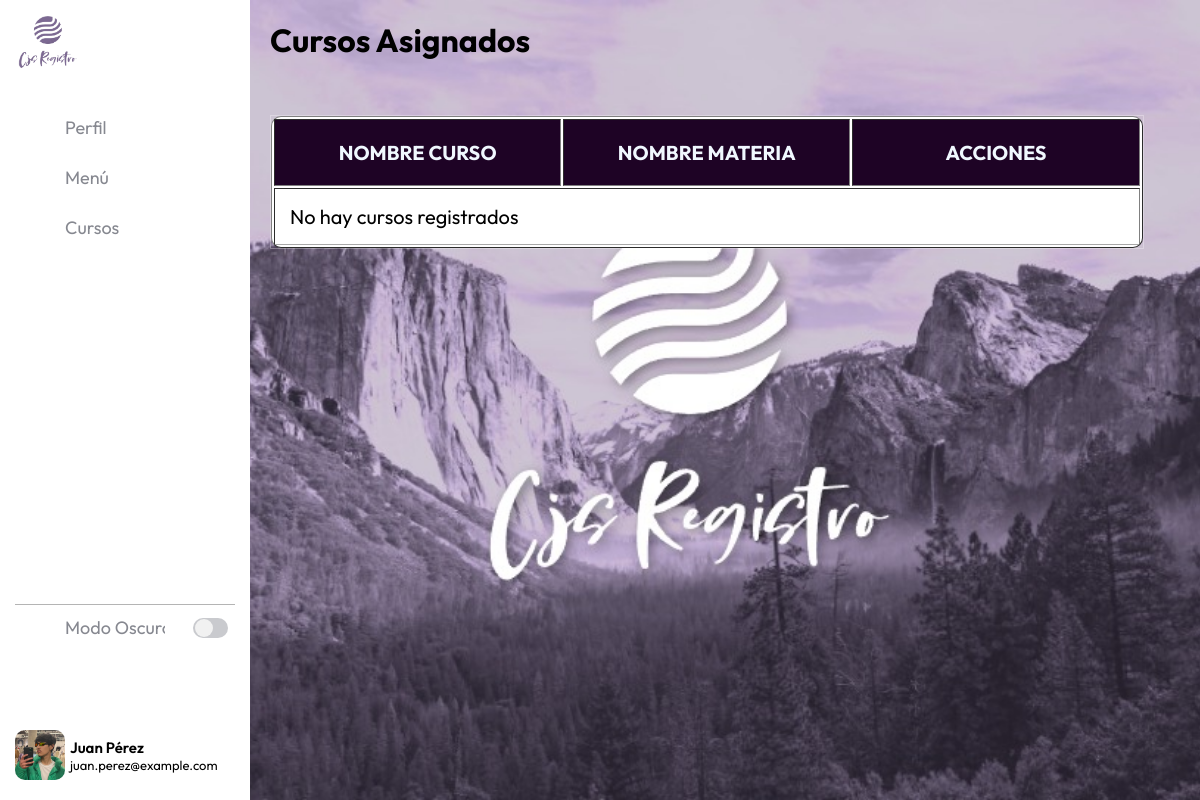
Page /views/docentes/asistencias/CursosAsistencias.php (signed in) on the committed database.
### tables this page shows
CREATE TABLE `usuarios` (
  `ID_usuario` int(11) NOT NULL,
  `Nombres` varchar(50) DEFAULT NULL,
  `Apellidos` varchar(50) DEFAULT NULL,
  `Identificacion` varchar(20) DEFAULT NULL,
  `contraseña` varchar(255) DEFAULT NULL,
  `Direccion` varchar(100) DEFAULT NULL,
  `Telefono` varchar(15) DEFAULT NULL,
  `Correo_electronico` varchar(50) DEFAULT NULL,
  `ID_rol` enum('Administrador','Docente') NOT NULL
);

### views/docentes/asistencias/CursosAsistencias.php (the view, shortened to what this page needs)
<?php
include '../../../config/db.php';
$user_id = $_SESSION['Identificacion'];
$sql_usuario = "SELECT Nombres, Apellidos, Correo_electronico FROM usuarios WHERE Identificacion = ?";
$stmt_usuario = $db->prepare($sql_usuario);
$stmt_usuario->bindParam(1, $user_id, PDO::PARAM_STR);
$stmt_usuario->execute();
$usuario = $stmt_usuario->fetch(PDO::FETCH_ASSOC);
$nombreUsuario = $usuario['Nombres'];
$apellidoUsuario = $usuario['Apellidos'];
$correoUsuario = $usuario['Correo_electronico'];
$sql_cursos = "SELECT c.ID_curso, c.Nombre_curso, m.Nombre_materia
               FROM cursos c
               JOIN materias_cursos mc ON c.ID_curso = mc.ID_curso
               JOIN materias m ON mc.ID_materia = m.ID_materia
               JOIN docentes_materias dm ON m.ID_materia = dm.ID_materia
               WHERE dm.ID_docente = ?";
$stmt_cursos = $db->prepare($sql_cursos);
$stmt_cursos->bindParam(1, $user_id, PDO::PARAM_STR);
$stmt_cursos->execute();
$cursos = $stmt_cursos->fetchAll(PDO::FETCH_ASSOC);
?>
<!DOCTYPE html>
<html lang="es">
<head>
    <link rel="stylesheet" href="../../../assets/style.css">
</head>
<body>
    <div class="barra-lateral">
        <div id="cloud">
            <div class="nombre-pagina">
                <img src="../../../assets/logo.png" alt="" width="30%">
            </div>
        </div>
        <nav class="navegacion">
            <ul>
                <li>
                    <a href="perfil_docente.php">
                        <span>Perfil</span>
                    </a>
                </li>
                <li>
                    <a href="../index.php">
                        <span>Menú</span>
                    </a>
                </li>
                <li>
                    <a href="CursosAsistencias.php">
                        <span>Cursos</span>
                    </a>
                </li>
            </ul>
        </nav>
        <div class="modo-oscuro">
            <div class="info">
                <span>Modo Oscuro</span>
            </div>
            <div class="switch">
                <div class="base">
                    <div class="circulo"></div>
                </div>
            </div>
        </div>
        <div class="usuario">
            <img src="../../../assets/profile.jpg" alt="">
            <div class="info-usuario">
                <div class="nombre-email">
                    <span class="nombre"><?php echo htmlspecialchars($nombreUsuario . ' ' . $apellidoUsuario); ?></span>
                    <span class="email"><?php echo htmlspecialchars($correoUsuario); ?></span>
                </div>
            </div>
        </div>
    </div>
    <main>
        <h1>Cursos Asignados</h1>
        <div class="container">
            <table class="table table-striped table-dark table_id" border="1" id="tabla-cursos">
                <thead>
                    <tr>
                        <th>Nombre Curso</th>
                        <th>Nombre Materia</th>
                        <th>Acciones</th>
                    </tr>
                </thead>
                <tbody>
                    <?php
                    if (count($cursos) > 0) {
                        foreach ($cursos as $row) {
                            echo "<tr>";
                            echo "<td>" . htmlspecialchars($row['Nombre_curso']) . "</td>";
                            echo "<td>" . htmlspecialchars($row['Nombre_materia']) . "</td>";
                            echo "<td>
                                    <a href='Asistencias.php?id_curso=" . $row['ID_curso'] . "'>
                                        <button class='add-button'>Ver Asistencias</button>
                                    </a>
                                  </td>";
                            echo "</tr>";
                        }
                    } else {
                        echo "<tr><td colspan='3'>No hay cursos registrados</td></tr>";
                    }
                    ?>
                </tbody>
            </table>
        </div>
    </main>
    <div class="salir">
        <form method="POST" action="../../../logout.php">
            <button type="submit" class="salir-button">Salir</button>
        </form>
    </div>
</body>
</html>

### assets/style.css (style rules this page uses)
:root { --color-barra-lateral:rgb(255,255,255); --color-texto:rgb(0,0,0); --color-texto-menu:rgb(134,136,144); --color-menu-hover:rgb(238,238,238); --color-menu-hover-texto:rgb(0,0,0); --color-boton:rgb(0,0,0); --color-boton-texto:rgb(255,255,255); --color-linea:rgb(180,180,180); --color-switch-base :rgb(201,202,206); --color-switch-circulo:rgb(241,241,241); --color-scroll:rgb(192,192,192); --color-scroll-hover:rgb(134,134,134); }
* { margin: 0; padding: 0; box-sizing: border-box; font-family: 'Outfit', sans-serif; }
body { margin: 0; padding: 0; background-image: url('../Imagenes/fondo.jpg'); background-size: cover; background-repeat: no-repeat; font-family: 'Outfit', sans-serif; height: 100vh; }
.barra-lateral { position: fixed; display: flex; flex-direction: column; justify-content: space-between; width: 250px; height: 100%; overflow: hidden; padding: 20px 15px; background-color: var(--color-barra-lateral); transition: width 0.5s ease,background-color 0.3s ease,left 0.5s ease; z-index: 50; }
.barra-lateral span { width: 100px; white-space: nowrap; font-size: 18px; text-align: left; opacity: 1; transition: opacity 0.5s ease,width 0.5s ease; }
.barra-lateral .nombre-pagina { width: 100%; height: 45px; color: var(--color-texto); margin-bottom: 40px; display: flex; align-items: center; }
.barra-lateral .navegacion { height: 100%; overflow-y: auto; overflow-x: hidden; }
.barra-lateral .navegacion li { list-style: none; display: flex; margin-bottom: 5px; }
.barra-lateral .navegacion a { width: 100%; height: 45px; display: flex; align-items: center; text-decoration: none; border-radius: 10px; color: var(--color-texto-menu); }
.barra-lateral .modo-oscuro { width: 100%; margin-bottom: 80px; border-radius: 10px; display: flex; justify-content: space-between; }
.barra-lateral .modo-oscuro .info { width: 150px; height: 45px; overflow: hidden; display: flex; align-items: center; color: var(--color-texto-menu); }
.barra-lateral .modo-oscuro .switch { display: flex; align-items: center; justify-content: center; min-width: 50px; height: 45px; cursor: pointer; }
.barra-lateral .modo-oscuro .base { position: relative; display: flex; align-items: center; width: 35px; height: 20px; background-color: var(--color-switch-base); border-radius: 50px; }
.barra-lateral .modo-oscuro .circulo { position: absolute; width: 18px; height: 90%; background-color: var(--color-switch-circulo); border-radius: 50%; left: 2px; transition: left 0.5s ease; }
.barra-lateral .usuario { width: 100%; display: flex; }
.barra-lateral .usuario img { width: 50px; min-width: 50px; border-radius: 10px; }
.barra-lateral .usuario .info-usuario { width: 100%; display: flex; align-items: center; justify-content: space-between; color: var(--color-texto); overflow: hidden; }
.barra-lateral .usuario .nombre-email { width: 100%; display: flex; flex-direction: column; margin-left: 5px; }
.barra-lateral .usuario .nombre { font-size: 15px; font-weight: 600; }
.barra-lateral .usuario .email { font-size: 13px; }
main { margin-left: 250px; padding: 20px; transition: margin-left 0.5s ease; }
.container { size: 100%; border: solid 1px rgba(255, 255, 255, 0.3); margin-left: 0%; margin-top: 6%; margin-right: 4%; display:inline-grid; }
table { background-color: white; width: 100%; height: 100%; color: black; font-size: 20px; table-layout: fixed; border-collapse: separate; border-radius: 10px; }
thead { background: #1e0325; color: aliceblue; }
th { padding: 20px 20px ; font-weight: 700; text-transform: uppercase; }
td { padding: 15px; border-bottom: solid 1px rgba(0, 0, 0, 0.342); }
tbody tr { cursor: pointer; }

### rows in the picture
usuarios: Nombres+Apellidos "Juan Pérez", Correo_electronico "juan.perez@example.com"
